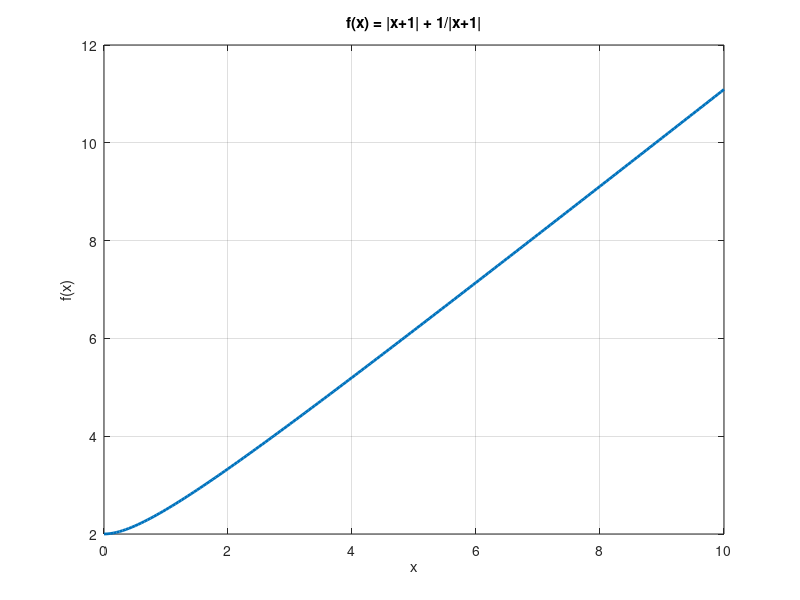

This chart was generated by the following MATLAB code:
clc; clear;

x = 0:0.05:10;
y = abs(x+1) + 1./abs(x+1);

plot(x, y, 'LineWidth', 2);
grid on;
xlabel('x');
ylabel('f(x)');
title('f(x) = |x+1| + 1/|x+1|');
